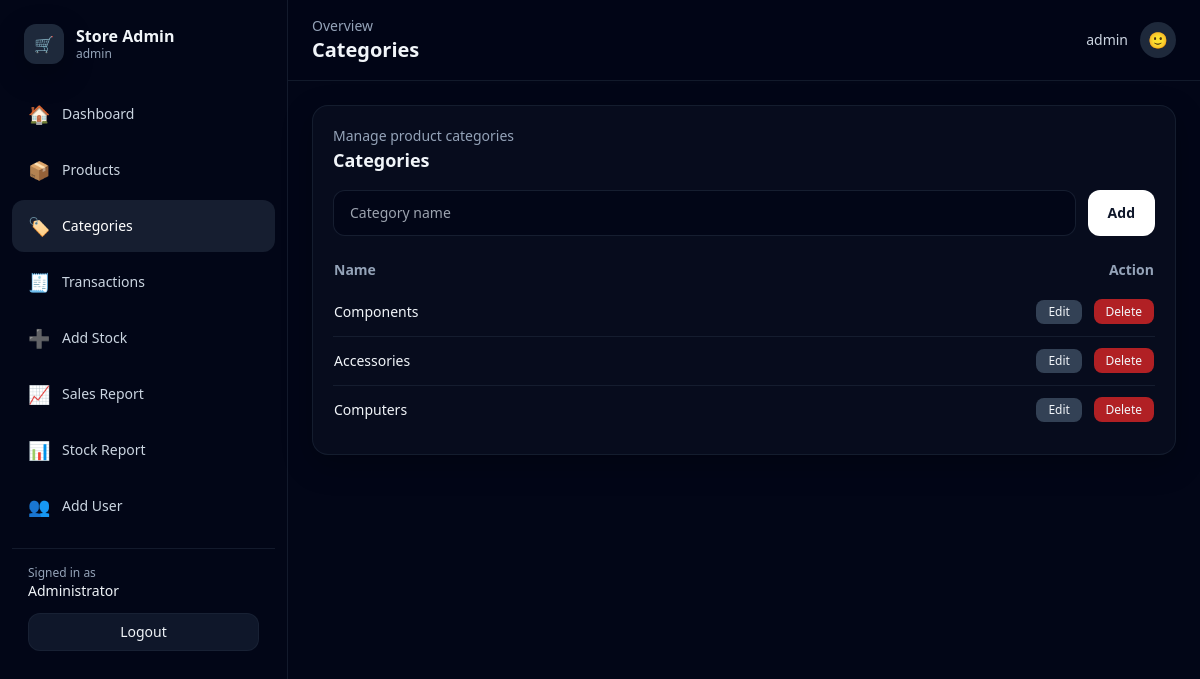
Page /public/index.php?route=categories (signed in) on the committed database.
### tables this page shows
CREATE TABLE categories (
  id INT AUTO_INCREMENT PRIMARY KEY,
  name VARCHAR(120) NOT NULL UNIQUE,
  created_at TIMESTAMP DEFAULT CURRENT_TIMESTAMP
);

### app/Helpers/view.php (called while the page is built, shortened)
<?php
function render(string $view, array $data = []): void {
  require __DIR__ . '/../Views/layout.php';
}

### public/index.php (called while the page is built, shortened)
<?php
require_once __DIR__ . '/../config/db.php';
require_once __DIR__ . '/../app/Helpers/view.php';
$route = $_GET['route'] ?? 'dashboard';
switch ($route) {
  case 'categories':
    require_once __DIR__ . '/../app/Controllers/CategoryController.php';
    $res = CategoryController::index($pdo);
    break;
}
$view = $res['view'];
$data = $res['data'] ?? [];
$data['view'] = $view;
render($view, $data);

### app/Controllers/CategoryController.php (called while the page is built, shortened)
<?php
final class CategoryController {
  public static function index(PDO $pdo): array {
    $categories = $pdo->query("
      SELECT id, name FROM categories ORDER BY id DESC
    ")->fetchAll();
    return [
      'view' => 'categories',
      'data' => compact('categories')
    ];
  }
}

### app/Views/categories.php (the view, shortened to what this page needs)
<form method="post" action="<?= BASE_URL ?>/public/index.php?route=categories"
      class="flex flex-col md:flex-row gap-3 mb-4">
  <input name="name" required placeholder="Category name"
    class="flex-1 rounded-xl bg-slate-950 border border-slate-800/70 px-4 py-3 text-sm outline-none focus:ring-2 focus:ring-slate-500">
  <button class="rounded-xl bg-white text-slate-900 px-5 py-3 text-sm font-semibold hover:bg-slate-100">
    Add
  </button>
</form>
<div class="overflow-x-auto">
<table class="min-w-full text-sm">
  <thead class="text-slate-400">
    <tr>
      <th class="text-left py-2">Name</th>
      <th class="text-right py-2">Action</th>
    </tr>
  </thead>
  <tbody class="divide-y divide-slate-800/60">
    <?php foreach ($categories as $c): ?>
      <tr class="hover:bg-slate-950/40">
        <td class="py-3 font-medium"><?= htmlspecialchars($c['name']) ?></td>
        <td class="py-3 text-right space-x-2">
          <button
            onclick="openEditCategory(
              <?= (int)$c['id'] ?>,
              '<?= htmlspecialchars($c['name'], ENT_QUOTES) ?>'
            )"
            class="px-3 py-1 rounded-lg bg-slate-700 hover:bg-slate-600 text-xs">
            Edit
          </button>
          <a
            href="<?= BASE_URL ?>/public/index.php?route=categories&delete=<?= (int)$c['id'] ?>"
            onclick="return confirm('Yakin hapus kategori ini?')"
            class="px-3 py-1 rounded-lg bg-red-600/80 hover:bg-red-600 text-xs">
            Delete
          </a>
        </td>
      </tr>
    <?php endforeach; ?>
  </tbody>
</table>
</div>
<?php
require __DIR__ . '/_card.php';

### assets/css/app.css (style rules this page uses)
:root { color-scheme:dark }
* { scrollbar-color:#334155 transparent; scrollbar-width:thin }
a { transition:all .15s ease }

### rows in the picture
categories: name "Components"
categories: name "Accessories"
categories: name "Computers"

### other values in the picture
APP_NAME "Store Admin"
$u['role'] "admin"
$item['icon'] "🏠"
$item['label'] "Dashboard"
$item['icon'] "📦"
$item['label'] "Products"
$item['icon'] "🏷️"
$item['label'] "Categories"
$item['icon'] "🧾"
$item['label'] "Transactions"
$item['icon'] "➕"
$item['label'] "Add Stock"
$item['icon'] "📈"
$item['label'] "Sales Report"
$item['icon'] "📊"
